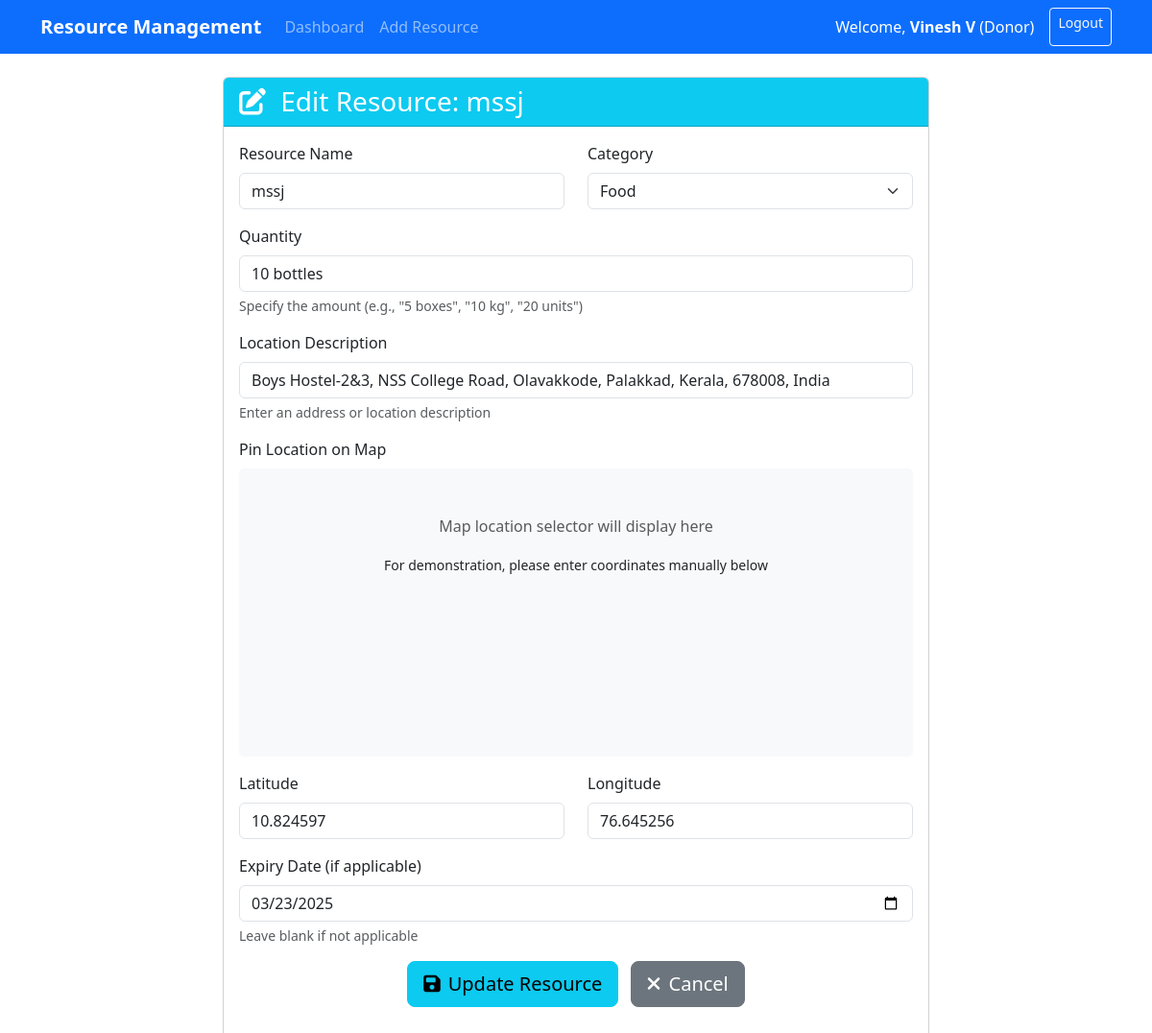
Screenshot of /edit/1 (signed in) with the database file from the repository.
### tables this page shows
CREATE TABLE resources (
        id INTEGER PRIMARY KEY AUTOINCREMENT,
        name TEXT NOT NULL,
        category TEXT NOT NULL,
        quantity TEXT NOT NULL,
        location TEXT NOT NULL,
        latitude REAL,
        longitude REAL,
        user_id INTEGER NOT NULL,
        role TEXT NOT NULL,
        urgency TEXT,
        expiry_date TEXT,
        FOREIGN KEY (user_id) REFERENCES users (id)
    );

### app.py (the view, shortened to what this page needs)
@app.route('/edit/<int:id>', methods=['GET', 'POST'])
@login_required
def edit(id):
    conn = get_db_connection()
    resource = conn.execute('SELECT * FROM resources WHERE id = ?', (id,)).fetchone()
    if not resource or resource['user_id'] != session['user_id']:
        conn.close()
        flash('Resource not found or you do not have permission to edit it', 'danger')
        return redirect(url_for('dashboard'))
    resource_dict = row_to_dict(resource)
    conn.close()
    return render_template('edit_resource.html',
                          resource=resource_dict,
                          username=session.get('username'),
                          role=session.get('role'))

### app.py (called while the page is built)
def get_db_connection():
    conn = sqlite3.connect('database.db')
    conn.row_factory = sqlite3.Row
    return conn

def row_to_dict(row):
    if row is None:
        return None
    return {key: row[key] for key in row.keys()}

def login_required(f):
    @wraps(f)
    def decorated_function(*args, **kwargs):
        if 'user_id' not in session:
            flash('Please log in to access this page', 'danger')
            return redirect(url_for('login'))
        return f(*args, **kwargs)
    return decorated_function

### templates/edit_resource.html (shortened to what this page needs)
<!DOCTYPE html>
<html lang="en">
<head>
    <link href="https://cdn.jsdelivr.net/npm/bootstrap@5.3.0-alpha1/dist/css/bootstrap.min.css" rel="stylesheet">
    <link rel="stylesheet" href="https://cdnjs.cloudflare.com/ajax/libs/font-awesome/6.1.1/css/all.min.css">
</head>
<body>
    <nav class="navbar navbar-expand-lg navbar-dark bg-primary">
        <div class="container">
            <a class="navbar-brand" href="{{ url_for('dashboard') }}">Resource Management</a>
            <div class="collapse navbar-collapse" id="navbarNav">
                <ul class="navbar-nav me-auto">
                    <li class="nav-item">
                        <a class="nav-link" href="{{ url_for('dashboard') }}">Dashboard</a>
                    </li>
                    <li class="nav-item">
                        <a class="nav-link" href="{{ url_for('add') }}">Add Resource</a>
                    </li>
                </ul>
                <div class="d-flex">
                    <span class="navbar-text me-3 text-white">
                        Welcome, <strong>{{ username }}</strong> ({{ role }})
                    </span>
                    <a href="{{ url_for('logout') }}" class="btn btn-outline-light btn-sm">Logout</a>
                </div>
            </div>
        </div>
    </nav>
    <div class="container mt-4">
        <div class="row">
            <div class="col-lg-8 offset-lg-2">
                <div class="card">
                    <div class="card-header bg-{{ 'danger' if role == 'Receiver' else 'info' }}">
                        <h3 class="mb-0 text-white">
                            <i class="fas fa-edit me-2"></i>
                            Edit Resource: {{ resource.name }}
                        </h3>
                    </div>
                    <div class="card-body">
                        <form method="POST" action="{{ url_for('edit', id=resource.id) }}">
                            <div class="row">
                                <div class="col-md-6 mb-3">
                                    <label for="name" class="form-label">Resource Name</label>
                                    <input type="text" class="form-control" id="name" name="name" value="{{ resource.name }}" required>
                                </div>
                                <div class="col-md-6 mb-3">
                                    <label for="category" class="form-label">Category</label>
                                    <select class="form-select" id="category" name="category" required>
                                        <option value="Food" {% if resource.category == 'Food' %}selected{% endif %}>Food</option>
                                    </select>
                                </div>
                            </div>
                            <div class="mb-3">
                                <label for="quantity" class="form-label">Quantity</label>
                                <input type="text" class="form-control" id="quantity" name="quantity" value="{{ resource.quantity }}" required>
                                <div class="form-text">Specify the amount (e.g., "5 boxes", "10 kg", "20 units")</div>
                            </div>
                            <div class="mb-3">
                                <label for="location" class="form-label">Location Description</label>
                                <input type="text" class="form-control" id="location" name="location" value="{{ resource.location }}" required>
                                <div class="form-text">Enter an address or location description</div>
                            </div>
                            <div class="mb-3">
                                <label class="form-label">Pin Location on Map</label>
                                <div class="map-container" id="map">
                                    <div class="text-center pt-5">
                                        <p class="text-muted">Map location selector will display here</p>
                                        <small>For demonstration, please enter coordinates manually below</small>
                                    </div>
                                </div>
                            </div>
                            <div class="row">
                                <div class="col-md-6 mb-3">
                                    <label for="latitude" class="form-label">Latitude</label>
                                    <input type="text" class="form-control" id="latitude" name="latitude" value="{{ resource.latitude or '' }}" placeholder="e.g., 37.7749">
                                </div>
                                <div class="col-md-6 mb-3">
                                    <label for="longitude" class="form-label">Longitude</label>
                                    <input type="text" class="form-control" id="longitude" name="longitude" value="{{ resource.longitude or '' }}" placeholder="e.g., -122.4194">
                                </div>
                            </div>
                            {% if role == 'Donor' %}
                            <div class="mb-3">
                                <label for="expiry" class="form-label">Expiry Date (if applicable)</label>
                                <input type="date" class="form-control" id="expiry" name="expiry" value="{{ resource.expiry_date }}">
                                <div class="form-text">Leave blank if not applicable</div>
                            </div>
                            {% endif %}
                            <div class="mb-3 text-center">
                                <button type="submit" class="btn btn-{{ 'danger' if role == 'Receiver' else 'info' }} btn-lg me-2">
                                    <i class="fas fa-save me-2"></i>Update Resource
                                </button>
                                <a href="{{ url_for('dashboard') }}" class="btn btn-secondary btn-lg">
                                    <i class="fas fa-times me-2"></i>Cancel
                                </a>
                            </div>
                        </form>
                    </div>
                </div>
            </div>
        </div>
    </div>
</body>
</html>

### templates/edit_resource.html (style rules this page uses)
.map-container { height: 300px; background-color: #f8f9fa; border-radius: 5px; margin-bottom: 15px; }
.navbar-brand { font-weight: bold; }

### rows the page displays
resources: role "Donor", name "mssj", category "Food", quantity "10 bottles", location "Boys Hostel-2&3, NSS College Road, Olavakkode, Palakkad, Kerala, 678008, India", latitude "10.824597", longitude "76.645256", expiry "03/23/2025"

### other values shown
{{ username }} "Vinesh V"
